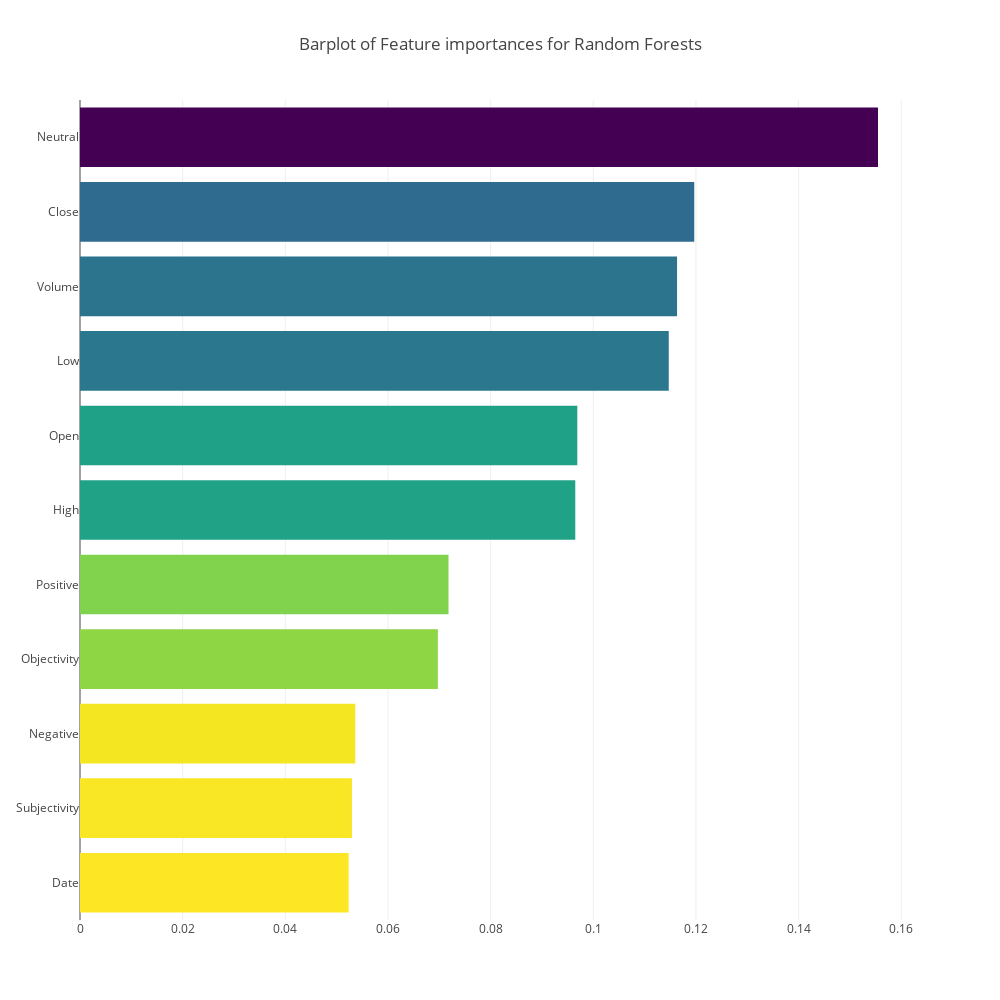

Notebook code for this chart:
### Markdown cell above
<div class="span5 alert alert-info">
<p>
Below is the feature importance graph for Random Forests.
</p>
</div>

### Code cell
x, y = (list(x) for x in zip(*sorted(zip(model_rf.feature_importances_, features), 
                                                            reverse = False)))
trace2 = go.Bar(
    x=x ,
    y=y,
    marker=dict(
        color=x,
        colorscale = 'Viridis',
        reversescale = True
    ),
    name='Feature importance for Random Forests',
    orientation='h',
)

layout = dict(
    title='Barplot of Feature importances for Random Forests',
     width = 1000, height = 1000,
    yaxis=dict(
        showgrid=False,
        showline=False,
        showticklabels=True,
#         domain=[0, 0.85],
    ))

fig1 = go.Figure(data=[trace2])
fig1['layout'].update(layout)
py.iplot(fig1, filename='plots')

### Figure 1 — Plotly figure (JSON) as saved in the notebook; plotly's stock layout.template omitted (floating-point values rounded to 4 significant figures)
{"data": [{"marker": {"color": [0.05234, 0.05298, 0.05362, 0.06972, 0.0718, 0.09649, 0.09689, 0.1147, 0.1163, 0.1197, 0.1555], "colorscale": "Viridis", "reversescale": true}, "name": "Feature importance for Random Forests", "orientation": "h", "type": "bar", "x": [0.05234, 0.05298, 0.05362, 0.06972, 0.0718, 0.09649, 0.09689, 0.1147, 0.1163, 0.1197, 0.1555], "y": ["Date", "Subjectivity", "Negative", "Objectivity", "Positive", "High", "Open", "Low", "Volume", "Close", "Neutral"]}], "layout": {"height": 1000, "title": "Barplot of Feature importances for Random Forests", "width": 1000, "yaxis": {"showgrid": false, "showline": false, "showticklabels": true}}}
